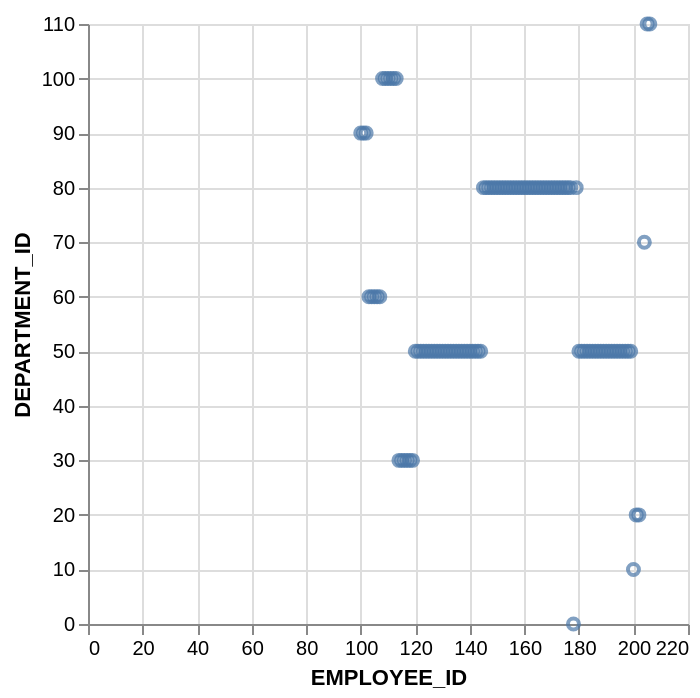

Vega-Lite specification for this chart:
### Vega-Lite specification from a JSON file in a GitHub repository (floating-point values rounded to 4 significant figures)
{"data": {"values": [{"x_data": 100, "y_data": 90}, {"x_data": 101, "y_data": 90}, {"x_data": 102, "y_data": 90}, {"x_data": 103, "y_data": 60}, {"x_data": 104, "y_data": 60}, {"x_data": 105, "y_data": 60}, {"x_data": 106, "y_data": 60}, {"x_data": 107, "y_data": 60}, {"x_data": 108, "y_data": 100}, {"x_data": 109, "y_data": 100}, {"x_data": 110, "y_data": 100}, {"x_data": 111, "y_data": 100}, {"x_data": 112, "y_data": 100}, {"x_data": 113, "y_data": 100}, {"x_data": 114, "y_data": 30}, {"x_data": 115, "y_data": 30}, {"x_data": 116, "y_data": 30}, {"x_data": 117, "y_data": 30}, {"x_data": 118, "y_data": 30}, {"x_data": 119, "y_data": 30}, {"x_data": 120, "y_data": 50}, {"x_data": 121, "y_data": 50}, {"x_data": 122, "y_data": 50}, {"x_data": 123, "y_data": 50}, {"x_data": 124, "y_data": 50}, {"x_data": 125, "y_data": 50}, {"x_data": 126, "y_data": 50}, {"x_data": 127, "y_data": 50}, {"x_data": 128, "y_data": 50}, {"x_data": 129, "y_data": 50}, {"x_data": 130, "y_data": 50}, {"x_data": 131, "y_data": 50}, {"x_data": 132, "y_data": 50}, {"x_data": 133, "y_data": 50}, {"x_data": 134, "y_data": 50}, {"x_data": 135, "y_data": 50}, {"x_data": 136, "y_data": 50}, {"x_data": 137, "y_data": 50}, {"x_data": 138, "y_data": 50}, {"x_data": 139, "y_data": 50}, {"x_data": 140, "y_data": 50}, {"x_data": 141, "y_data": 50}, {"x_data": 142, "y_data": 50}, {"x_data": 143, "y_data": 50}, {"x_data": 144, "y_data": 50}, {"x_data": 145, "y_data": 80}, {"x_data": 146, "y_data": 80}, {"x_data": 147, "y_data": 80}, {"x_data": 148, "y_data": 80}, {"x_data": 149, "y_data": 80}, {"x_data": 150, "y_data": 80}, {"x_data": 151, "y_data": 80}, {"x_data": 152, "y_data": 80}, {"x_data": 153, "y_data": 80}, {"x_data": 154, "y_data": 80}, {"x_data": 155, "y_data": 80}, {"x_data": 156, "y_data": 80}, {"x_data": 157, "y_data": 80}, {"x_data": 158, "y_data": 80}, {"x_data": 159, "y_data": 80}, {"x_data": 160, "y_data": 80}, {"x_data": 161, "y_data": 80}, {"x_data": 162, "y_data": 80}, {"x_data": 163, "y_data": 80}, {"x_data": 164, "y_data": 80}, {"x_data": 165, "y_data": 80}, {"x_data": 166, "y_data": 80}, {"x_data": 167, "y_data": 80}, {"x_data": 168, "y_data": 80}, {"x_data": 169, "y_data": 80}, {"x_data": 170, "y_data": 80}, {"x_data": 171, "y_data": 80}, {"x_data": 172, "y_data": 80}, {"x_data": 173, "y_data": 80}, {"x_data": 174, "y_data": 80}, {"x_data": 175, "y_data": 80}, {"x_data": 176, "y_data": 80}, {"x_data": 177, "y_data": 80}, {"x_data": 178, "y_data": 0}, {"x_data": 179, "y_data": 80}, {"x_data": 180, "y_data": 50}, {"x_data": 181, "y_data": 50}, {"x_data": 182, "y_data": 50}, {"x_data": 183, "y_data": 50}, {"x_data": 184, "y_data": 50}, {"x_data": 185, "y_data": 50}, {"x_data": 186, "y_data": 50}, {"x_data": 187, "y_data": 50}, {"x_data": 188, "y_data": 50}, {"x_data": 189, "y_data": 50}, {"x_data": 190, "y_data": 50}, {"x_data": 191, "y_data": 50}, {"x_data": 192, "y_data": 50}, {"x_data": 193, "y_data": 50}, {"x_data": 194, "y_data": 50}, {"x_data": 195, "y_data": 50}, {"x_data": 196, "y_data": 50}, {"x_data": 197, "y_data": 50}, {"x_data": 198, "y_data": 50}, {"x_data": 199, "y_data": 50}, {"x_data": 200, "y_data": 10}, {"x_data": 201, "y_data": 20}, {"x_data": 202, "y_data": 20}, {"x_data": 204, "y_data": 70}, {"x_data": 205, "y_data": 110}, {"x_data": 206, "y_data": 110}]}, "mark": "point", "encoding": {"x": {"field": "x_data", "type": "quantitative", "title": "EMPLOYEE_ID"}, "y": {"field": "y_data", "type": "quantitative", "title": "DEPARTMENT_ID"}}}
